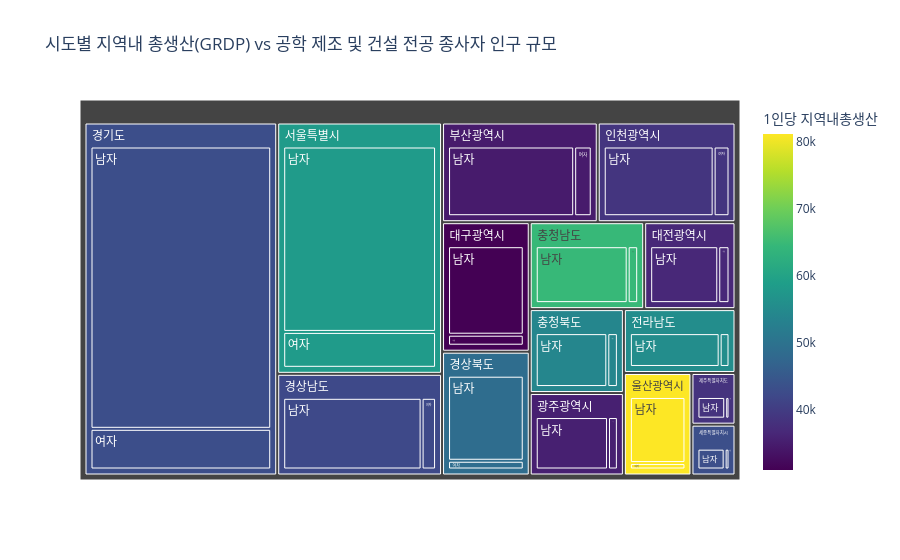

This figure's notebook cell:
### Code cell
fig = get_treemap_for_specific_major_by_income("공학 제조 및 건설", by_major_df, grdp)
fig.show()

### Figure 1 — Plotly figure (JSON) as saved in the notebook; plotly's stock layout.template omitted (floating-point values rounded to 4 significant figures)
{"data": [{"branchvalues": "total", "customdata": [[43070.0], [42140.0], [48810.0], [35450.0], [30980.0], [36640.0], [34760.0], [58260.0], [43170.0], [81240.0], [38840.0], [55510.0], [38450.0], [64710.0], [54210.0], [43070.0], [42140.0], [48810.0], [35450.0], [30980.0], [36640.0], [34760.0], [58260.0], [43170.0], [81240.0], [38840.0], [55510.0], [38450.0], [64710.0], [54210.0], [43070.0], [42140.0], [48810.0], [35450.0], [30980.0], [36640.0], [34760.0], [58260.0], [43170.0], [81240.0], [38840.0], [55510.0], [38450.0], [64710.0], [54210.0]], "domain": {"x": [0.0, 1.0], "y": [0.0, 1.0]}, "hovertemplate": "labels=%{label}<br>공학 제조 및 건설=%{value}<br>parent=%{parent}<br>id=%{id}<br>1인당 지역내총생산=%{color}<extra></extra>", "ids": ["경기도/남자", "경상남도/남자", "경상북도/남자", "광주광역시/남자", "대구광역시/남자", "대전광역시/남자", "부산광역시/남자", "서울특별시/남자", "세종특별자치시/남자", "울산광역시/남자", "인천광역시/남자", "전라남도/남자", "제주특별자치도/남자", "충청남도/남자", "충청북도/남자", "경기도/여자", "경상남도/여자", "경상북도/여자", "광주광역시/여자", "대구광역시/여자", "대전광역시/여자", "부산광역시/여자", "서울특별시/여자", "세종특별자치시/여자", "울산광역시/여자", "인천광역시/여자", "전라남도/여자", "제주특별자치도/여자", "충청남도/여자", "충청북도/여자", "경기도", "경상남도", "경상북도", "광주광역시", "대구광역시", "대전광역시", "부산광역시", "서울특별시", "세종특별자치시", "울산광역시", "인천광역시", "전라남도", "제주특별자치도", "충청남도", "충청북도"], "labels": ["남자", "남자", "남자", "남자", "남자", "남자", "남자", "남자", "남자", "남자", "남자", "남자", "남자", "남자", "남자", "여자", "여자", "여자", "여자", "여자", "여자", "여자", "여자", "여자", "여자", "여자", "여자", "여자", "여자", "여자", "경기도", "경상남도", "경상북도", "광주광역시", "대구광역시", "대전광역시", "부산광역시", "서울특별시", "세종특별자치시", "울산광역시", "인천광역시", "전라남도", "제주특별자치도", "충청남도", "충청북도"], "marker": {"coloraxis": "coloraxis", "colors": [43070.0, 42140.0, 48810.0, 35450.0, 30980.0, 36640.0, 34760.0, 58260.0, 43170.0, 81240.0, 38840.0, 55510.0, 38450.0, 64710.0, 54210.0, 43070.0, 42140.0, 48810.0, 35450.0, 30980.0, 36640.0, 34760.0, 58260.0, 43170.0, 81240.0, 38840.0, 55510.0, 38450.0, 64710.0, 54210.0, 43070.0, 42140.0, 48810.0, 35450.0, 30980.0, 36640.0, 34760.0, 58260.0, 43170.0, 81240.0, 38840.0, 55510.0, 38450.0, 64710.0, 54210.0]}, "name": "", "parents": ["경기도", "경상남도", "경상북도", "광주광역시", "대구광역시", "대전광역시", "부산광역시", "서울특별시", "세종특별자치시", "울산광역시", "인천광역시", "전라남도", "제주특별자치도", "충청남도", "충청북도", "경기도", "경상남도", "경상북도", "광주광역시", "대구광역시", "대전광역시", "부산광역시", "서울특별시", "세종특별자치시", "울산광역시", "인천광역시", "전라남도", "제주특별자치도", "충청남도", "충청북도", "", "", "", "", "", "", "", "", "", "", "", "", "", "", ""], "values": [743801, 189848, 123145, 85420, 126375, 85227, 170437, 434158, 23761, 78956, 150099, 80360, 24661, 111691, 86106, 107158, 19825, 12650, 11694, 15697, 14074, 23734, 84069, 4244, 7702, 21686, 8808, 3815, 12752, 12739, 850959, 209673, 135795, 97114, 142072, 99301, 194171, 518227, 28005, 86658, 171785, 89168, 28476, 124443, 98845], "type": "treemap"}], "layout": {"coloraxis": {"colorbar": {"title": {"text": "1인당 지역내총생산"}}, "colorscale": [[0.0, "#440154"], [0.1111, "#482878"], [0.2222, "#3e4989"], [0.3333, "#31688e"], [0.4444, "#26828e"], [0.5556, "#1f9e89"], [0.6667, "#35b779"], [0.7778, "#6ece58"], [0.8889, "#b5de2b"], [1.0, "#fde725"]]}, "legend": {"tracegroupgap": 0}, "title": {"text": "시도별 지역내 총생산(GRDP) vs 공학 제조 및 건설 전공 종사자 인구 규모"}}}
